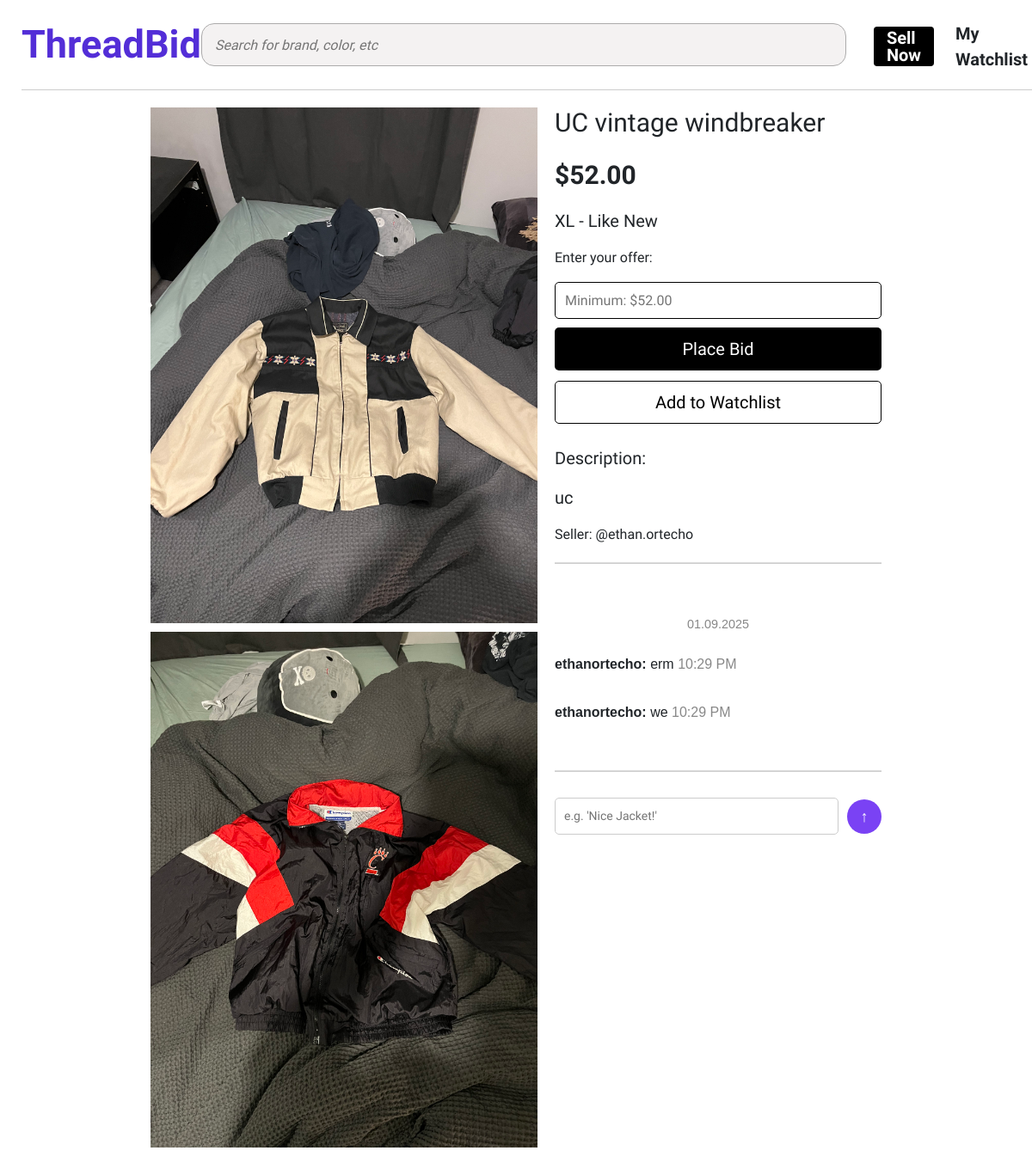
Screenshot of /listing/7/ (signed in) with the database file from the repository.
### auctions/models.py (models this page shows, shortened)
class ListingImage(models.Model):
    listing = models.ForeignKey(Listing, on_delete=models.CASCADE, related_name='images')
    image = models.ImageField(upload_to = 'listing_images/')

class Listing(models.Model):
    CONDITION_CHOICES = [
        ('NEW', 'New'),
        ('LIKE_NEW', 'Like New'),
        ('USED', 'Used'),
        ('REFURBISHED', 'Refurbished')
    ]
    CATEGORY_CHOICES = [
        ('SHIRT', 'Shirt'),
        ('T_SHIRT', 'T-Shirt'),
        ('HOODIE', 'Hoodie'),
        ('FOOTWEAR', 'Footwear'),
        ('PANTS', 'Pants'),
    ]
    SIZE_CHOICES = [
        ('XS', 'XS'),
        ('S', 'S'),
        ('M', 'M'),
        ('L', 'L'),
        ('XL', 'XL')
    ]
    seller = models.ForeignKey(User, on_delete=models.CASCADE, related_name= "listings", default=1)
    title = models.CharField(max_length=200)
    description = models.CharField(max_length = 1000)
    starting_price = models.DecimalField(max_digits=5, decimal_places=2)
    category = models.CharField(max_length=100, choices=CATEGORY_CHOICES, blank=True,null=True)
    condition = models.CharField(max_length=100,choices=CONDITION_CHOICES)
    size = models.CharField(max_length=100)
    status  = models.BooleanField(default=True)
    def minimum_bid(self):
        highest = self.bids.order_by('-bid').first()
        return highest.bid +1 if highest else self.starting_price

class User(AbstractUser):
    pass

class Comments(models.Model):
    user = models.ForeignKey(User,on_delete=models.CASCADE)
    listing = models.ForeignKey(Listing, on_delete=models.CASCADE, related_name= 'comments')
    content = models.TextField()
    created_at = models.DateTimeField(auto_now_add=True)

### auctions/views.py (the view, shortened to what this page needs)
# urls.py: path('listing/<int:id>/', views.listing, name='listing'),
@login_required(login_url='login')
def listing(request, id):
    listing = get_object_or_404(Listing, id=id)
    comments = listing.comments.all()
    return render(request, "auctions/listing.html", {
        "listing": listing,
        'comments': comments
    })

### auctions/templates/auctions/listing.html (shortened to what this page needs)
{% extends "auctions/layout.html" %}
{% block body %}
<div class="listing-container">
    <div class="listing-details-container">
        <div class="photo-column">
            {% for image in listing.images.all %}
                <img src="{{ image.image.url }}" alt="Image Unavailable">
            {% endfor %}
        </div>
        <div class="text-column">
            <div class="title-options-container">
                <h1 class="listing-title">{{ listing.title }}</h1>
            </div>
            <div>
                    <p class="listing-price">${{ listing.minimum_bid}}</p>
            </div>
            <div class="listing-condition">
                <p class="">{{ listing.size }} - {{ listing.get_condition_display }}</p>
            </div>
            <div class="bid-container" data-listing-id="{{ listing.id }}">
                <p>Enter your offer:</p>
                <form class="bid-form">
                    <input
                        type="number"
                        id="bidAmount"
                        name="bid_amount"
                        min="{{ listing.minimum_bid }}"
                        placeholder="Minimum: ${{ listing.minimum_bid }}"
                        required>
                    <button class="bid-button" type="submit">Place Bid</button>
                </form>
            </div>
            <div class="add-to-watchlist-container">
                <form  method="post" action="{% url 'add_to_watchlist' listing.id %}">
                    <button class= "add-to-watchlist-button" type="submit">Add to Watchlist</button>
                </form>
            </div>
            <div class="description-container">
                <p>Description:</p>
                <p>{{ listing.description }}</p>
            </div>
            <div>
                <p>Seller: @{{ listing.seller }}</p>
            </div>
            <hr>
            <div class="comments-container">
                {% regroup comments by created_at|date:"m.d.Y" as comments_by_date %}
                {% for date_group in comments_by_date %}
                    <div class="comment-date">{{ date_group.grouper }}</div>
                    {% for comment in date_group.list %}
                        <div class="comment">
                            <p><strong>{{ comment.user.username }}:</strong> {{ comment.content }} <span style="color: #888; margin-left: auto;">{{ comment.created_at|date:"g:i A" }}</span></p>
                        </div>
                    {% endfor %}
                {% empty %}
                    <p class="no-comments">No comments yet. Be the first to comment!</p>
                {% endfor %}
            </div>
            <hr>
            <div class="comment-form-container">
                <form method="post" class="comment-form" data-listing-id="{{ listing.id }}">
                    <div class="input-wrapper">
                        <input
                            type="text"
                            id="comment"
                            name="comment"
                            placeholder="e.g. 'Nice Jacket!'"
                            required>
                    </div>
                    <div class="button-wrapper">
                        <button type="submit" class="upload-button">
                            <span class="arrow">↑</span>
                        </button>
                    </div>
                </form>
            </div>
        </div>
    </div>
</div>
{% endblock %}

### auctions/static/auctions/styles.css (style rules this page uses)
hr { all: unset; display: block; width: 100%; height: 1px; background-color: #ccc; margin: 0.5em 0; }
body { padding: 25px; font-family: 'Afacad Flux', sans-serif; }
.listing-container { margin-top: 75px; display: flex; justify-content: center; width: 100%; }
.listing-details-container { display: flex; font-family: 'Alfacad Flux', 'Noto Sans'; padding-top: 25px; justify-content: center; width: 100%; }
.photo-column { position: relative; display: flex; flex-direction: column; gap: 10px; overflow: hidden; }
.photo-column img { width: 100%; max-width:600px; max-height: 600px; }
.text-column { position: sticky; width: 400px; top: 125px; min-height:fit-content; max-height: 100vh; overflow-y: auto; font-family: 'Afacad Flux', 'Noto Sans'; flex-direction: column; align-items: flex-start; gap: 15px; padding-left: 20px; }
.title-options-container { display: flex; justify-content: space-between; align-items: center; }
.listing-title { font-size: 30px; font-weight: 350; }
.listing-price { font-size: 30px; font-weight: 700; }
.listing-condition { font-size: 20px; }
.bid-container { display: flex; flex-direction: column; align-items: stretch; max-width: 400px; margin: 0 auto; }
.bid-form { max-height: 100px; height: 100%; width: 100%; }
.bid-form input { border:black 1px solid; border-radius: 5px; margin-bottom: 10px; width: 100%; height: 100%; padding: 11px; box-sizing: border-box; }
.bid-button { max-height: 50px; height: 100%; width: 100%; font-size: 20px; color: white; background-color:#000000; border: none; border-radius: 5px; padding: 10px; box-sizing: border-box; text-align: center; cursor: pointer; transition: background-color 0.3s ease; }
.add-to-watchlist-container { display: flex; margin-top: 15px; max-height: 50px; height: 100%; justify-content: center; align-items: center; margin-bottom: 25px; }
.add-to-watchlist-container form { width: 100%; height: 100%; }
.add-to-watchlist-button { font-size: 20px; width: 100%; height: 100%; border-radius: 5px; background-color: white; color: black; box-sizing:border-box; border: black 1px solid; transition: background-color 0.3s ease; }
.description-container { width: 100%; font-size: 20px; line-height: 1.5; overflow-wrap: break-word; white-space: normal; text-align: left; margin-bottom: 10px; }
.comments-container { max-height: 200px; overflow-y: auto; padding-top: 25px; justify-content: center; width: 100%; align-items: center; font-family: 'Arial', sans-serif; font-size: 16px; }
.comment-form-container { display: flex; align-items: center; justify-content: center; gap: 10px; padding: 10px 0; }
.comment-form { display: flex; align-items: center; gap: 10px; width: 100%; max-width: 600px; }
.input-wrapper { flex: 1; }
#comment { width: 100%; padding: 10px; font-size: 14px; border: 1px solid #ccc; border-radius: 5px; outline: none; transition: border-color 0.3s ease; }
.button-wrapper { flex-shrink: 0; }
.upload-button { background-color: #7a42f4; border: none; border-radius: 50%; width: 40px; height: 40px; display: flex; align-items: center; justify-content: center; cursor: pointer; transition: background-color 0.3s ease; }
.upload-button .arrow { color: white; font-size: 18px; font-weight: bold; }
h1 { font-size: 24px; font-weight: bold; margin-bottom: 20px; }
hr { border: none; border-top: 1px solid #ddd; margin: 20px 0; }
.comment-date { text-align: center; color: #888; padding: 15px 0; font-size: 0.9em; }
.comment { padding: 8px 0; }

### rows the page displays
ListingImage: image (picture)
ListingImage: image (picture)
Listing: title "UC vintage windbreaker", minimum_bid "52.00", size "XL", condition "Like New", bid_amount "Minimum: $52.00", description "uc", seller "ethan.ortecho"
Comments: user.username "ethanortecho", content "erm", created_at "10:29 PM"
Comments: user.username "ethanortecho", content "we", created_at "10:29 PM"

### other values shown
{{ date_group.grouper }} "01.09.2025"
